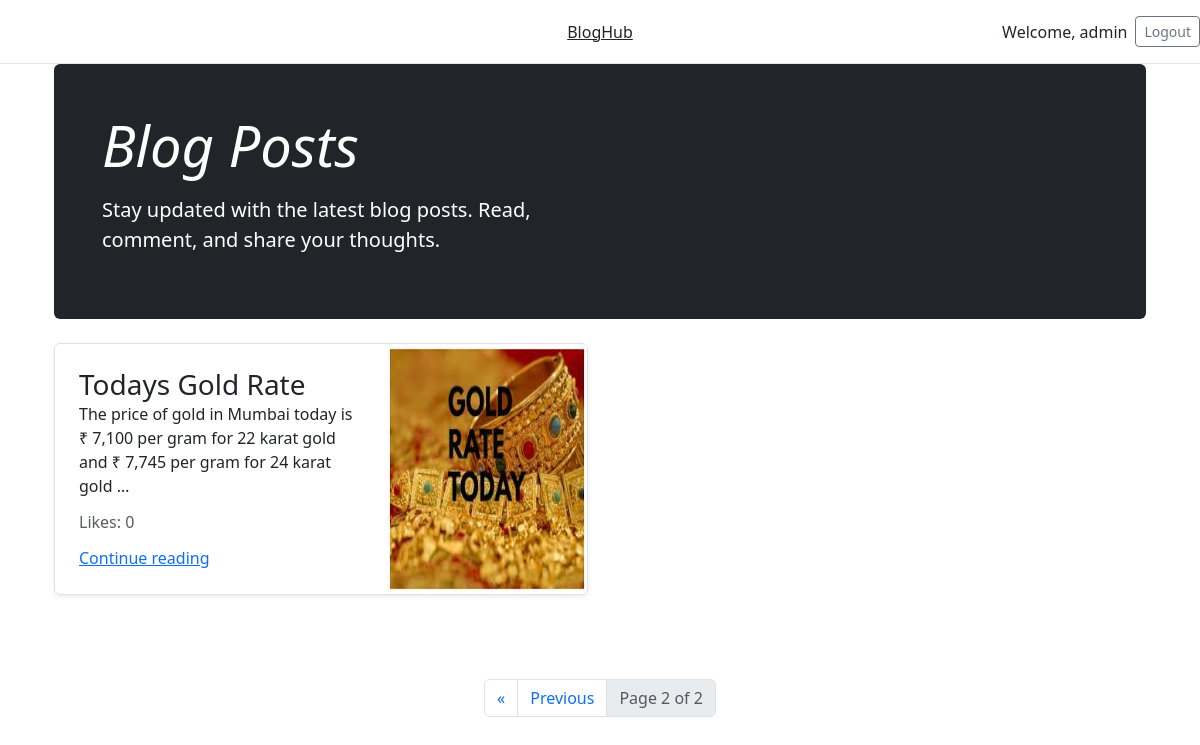
/blogs/?page=2 (signed in), run on the app's committed database.
### blog/models.py (models this page shows, shortened)
class Blog(models.Model):
    title = models.CharField(max_length=255, null=True, blank=True)
    content = models.TextField()
    slug = models.SlugField(unique=True, blank=True)
    image = models.ImageField(upload_to='blog_images/', blank=True, null=True)
    tags = models.CharField(max_length=100, blank=True, null=True)
    likes = models.ManyToManyField(User, related_name='liked_blogs', blank=True)
    def total_likes(self):
        return self.likes.count()

### blog/views.py (the view)
# urls.py: path('blogs/', views.blog_list, name='blog_list'),
@login_required
def blog_list(request):
    blogs = Blog.objects.exclude(slug__isnull=True).exclude(slug__exact='')  # Exclude blogs with empty slugs
    paginator = Paginator(blogs, 5)
    page_number = request.GET.get('page')
    page_obj = paginator.get_page(page_number)
    return render(request, 'blog_list.html', {'page_obj': page_obj})

### blog/templates/blog_list.html (shortened to what this page needs)
{% extends 'base.html' %}
{% load static %}
{% block content %}
<div class="container">
    <div class="p-3 p-md-5 mb-4 text-white rounded bg-dark">
        <div class="col-md-6 px-0">
            <h1 class="display-4 fst-italic">Blog Posts</h1>
            <p class="lead my-3">Stay updated with the latest blog posts. Read, comment, and share your thoughts.</p>
        </div>
    </div>
    <div class="row mb-2">
        {% for blog in page_obj %}
        <div class="col-md-6">
            <div class="row g-0 border rounded overflow-hidden flex-md-row mb-4 shadow-sm h-md-250 position-relative">
                <div class="col p-4 d-flex flex-column position-static">
                    <h3 class="mb-0">{{ blog.title }}</h3>
                    <p class="card-text mb-auto">{{ blog.content|truncatewords:25 }}</p>
                    <p class="mb-auto text-muted">Likes: {{ blog.total_likes }}</p>
                    <a href="{% url 'blog_detail' blog.slug %}" class="stretched-link">Continue reading</a>
                </div>
                <div class="col-auto d-none d-lg-block">
                    {% if blog.image %}
                    <img src="{{ blog.image.url }}" class="bd-placeholder-img" width="200" height="250" alt="{{ blog.title }}">
                    {% else %}
                    <img src="{% static 'images/default-blog.jpg' %}" class="bd-placeholder-img" width="200" height="250" alt="Default Image">
                    {% endif %}
                </div>
            </div>
        </div>
        {% empty %}
        <p>No blogs available.</p>
        {% endfor %}
    </div>
    <div class="pagination justify-content-center">
        <nav aria-label="Page navigation">
            <ul class="pagination">
                {% if page_obj.has_previous %}
                    <li class="page-item">
                        <a class="page-link" href="?page=1" aria-label="First">
                            <span aria-hidden="true">&laquo;</span>
                        </a>
                    </li>
                    <li class="page-item">
                        <a class="page-link" href="?page={{ page_obj.previous_page_number }}">Previous</a>
                    </li>
                {% endif %}
                <li class="page-item disabled">
                    <a class="page-link">Page {{ page_obj.number }} of {{ page_obj.paginator.num_pages }}</a>
                </li>
            </ul>
        </nav>
    </div>
</div>
{% endblock %}

### blog/templates/base.html (shortened to what this page needs)
{% load static %}
<!DOCTYPE html>
<html lang="en">
<head>
    <link href="https://cdn.jsdelivr.net/npm/bootstrap@5.3.0-alpha1/dist/css/bootstrap.min.css" rel="stylesheet">
</head>
<body>
<header class="blog-header py-3">
    <div class="row flex-nowrap justify-content-between align-items-center">
        <div class="col-4 pt-1">
        </div>
        <div class="col-4 text-center">
            <a class="blog-header-logo text-dark" href="#">BlogHub</a>
        </div>
        <div class="col-4 d-flex justify-content-end align-items-center">
            {% if user.is_authenticated %}
                <span class="me-2">Welcome, {{ user.username }}</span>
                <a class="btn btn-sm btn-outline-secondary" href="{% url 'logout-page' %}">Logout</a>
            {% else %}
                <a class="btn btn-sm btn-outline-secondary me-2" href="{% url 'login-page' %}">Login</a>
                <a class="btn btn-sm btn-outline-secondary" href="{% url 'register-page' %}">Sign up</a>
            {% endif %}
        </div>
    </div>
</header>
<div class="container">
    {% block content %}{% endblock %}
</div>
</body>
</html>

### blog/templates/base.html (style rules this page uses)
.blog-header { border-bottom: 1px solid #e5e5e5; }
.pagination { margin-top: 30px; }

### data on the page
Blog: title "Todays Gold Rate", content "The price of gold in Mumbai today is ₹ 7,100 per gram for 22 karat gold and ₹ 7,745 per gram for 24 karat gold …", total_likes "0", image (picture)

### other printed values
{{ user.username }} "admin"
{{ page_obj.number }} "2"
{{ page_obj.paginator.num_pages }} "2"
